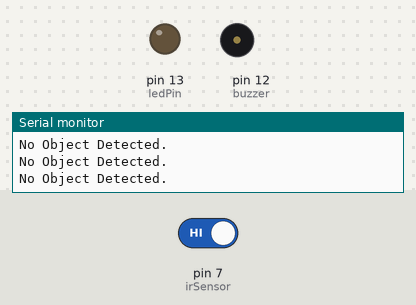
Bench run of a sketch on a simulated Arduino Uno, built with avr-gcc and run on an emulated ATmega328P. Shown: output pins drawn as LEDs (lit = HIGH), buzzer (waves = sounding, pin HIGH), the last lines printed to the serial monitor. Inputs (shaded band) come from the test bench; at power-on: pin 7 (irSensor) HIGH.

Above: at 1.8 s.
1.9 s: pin 7 (irSensor) driven LOW
At 3.2 s:
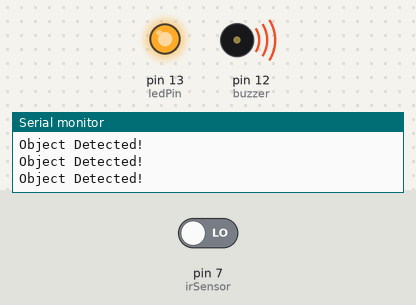
3.5 s: pin 7 (irSensor) driven HIGH
At 4.4 s:
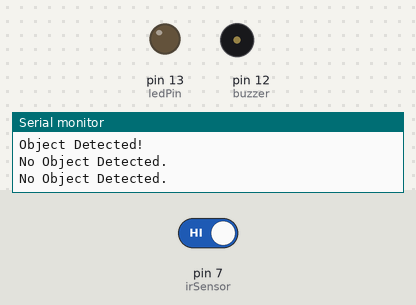
Timing chart, 0 to 6.5 s (numbered marks = the images above; inputs shaded):
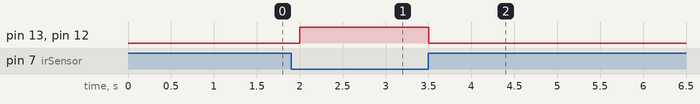

Measured:
- after the input at 1.9 s, pin 13 (ledPin), pin 12 (buzzer): LOW → HIGH after 0.10 s
- after the input at 3.5 s, pin 13 (ledPin), pin 12 (buzzer): HIGH → LOW at once

The sketch:

IR_sensorproject.ino
```cpp
const int irSensor = 7;
const int ledPin = 13;
const int buzzer = 12;

void setup() {
    pinMode(irSensor, INPUT);
    pinMode(ledPin, OUTPUT);
    pinMode(buzzer, OUTPUT);
    Serial.begin(9600);
}

void loop() {
    int sensorState = digitalRead(irSensor);

    if (sensorState == LOW) {
        digitalWrite(ledPin, HIGH);
        digitalWrite(buzzer, HIGH);
        Serial.println("Object Detected!");
    } else {
        digitalWrite(ledPin, LOW);
        digitalWrite(buzzer, LOW);
        Serial.println("No Object Detected.");
    }

    delay(500);
}
```
